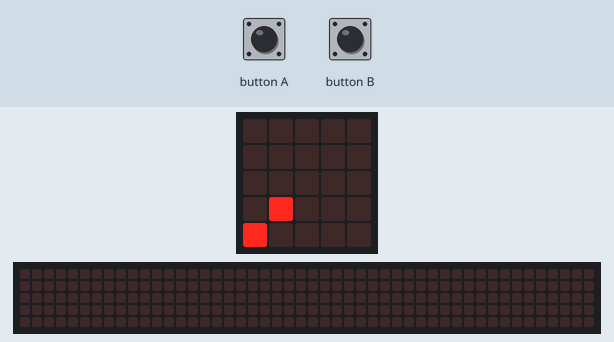
Simulated run of this program. Board: BBC micro:bit (MakeCode). Shown: the board's 5×5 LED display, a strip that is not on the board, showing the scrolling text unrolled. Inputs (shaded band) come from the test bench. A reset restarts the program; random numbers come from a fixed seed; the 48×5 strip is a reading aid, not a part: it shows the text the display is scrolling, unrolled, one strip-width of it at a time.

Above: at 1.2 s.
1.3 s: button A pressed for 0.15 s
At 1.51 s:
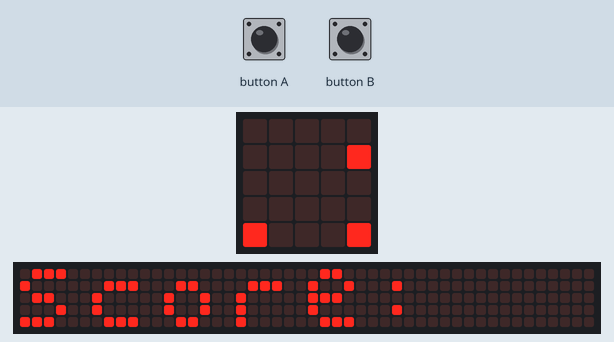
2.0 s: button B pressed 5 times (0.12 s each, 0.3 s apart)
At 2.71 s:
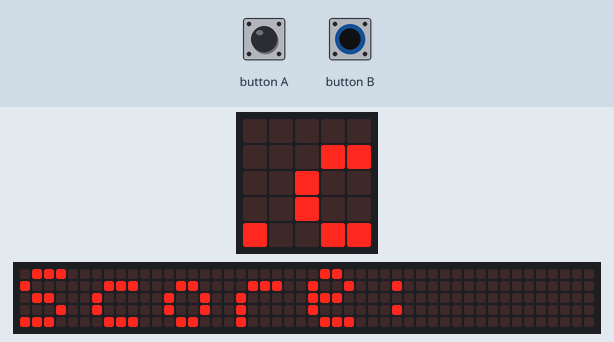
5.0 s: button B pressed for 0.15 s
At 5.41 s:
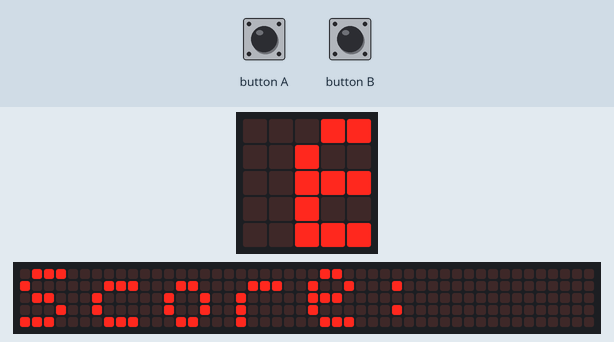
5.7 s: button B pressed for 0.15 s
At 6.0 s:
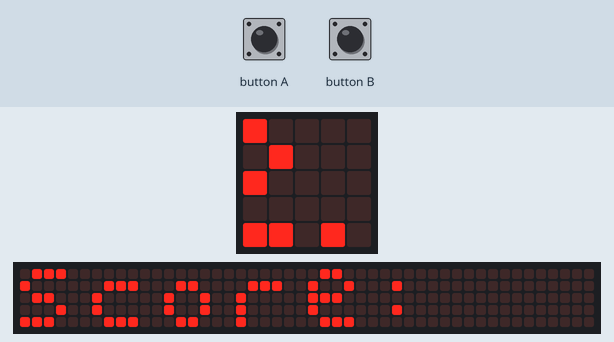
6.4 s: button A pressed for 0.15 s
At 6.91 s:
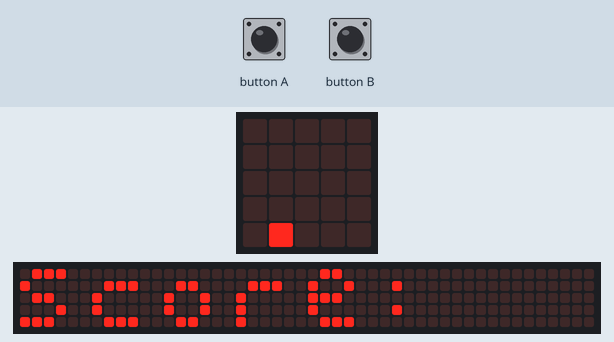
7.1 s: button B pressed for 0.15 s
At 7.35 s:
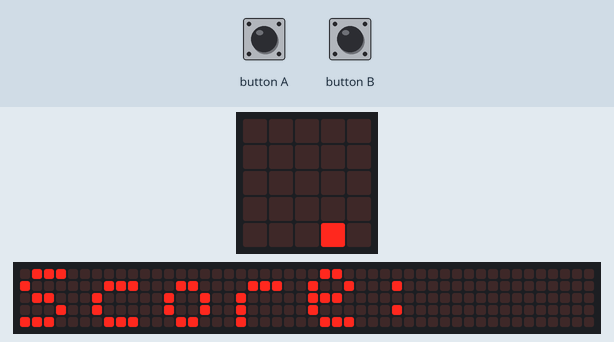
Timing chart, 0 to 10.1 s (numbered marks = the images above; inputs shaded):
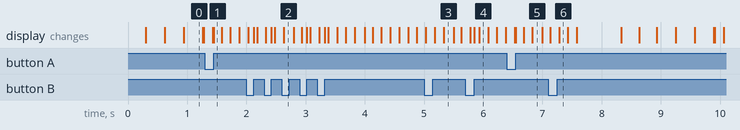

The program:

main.ts
```typescript
function faireQuelqueChose () {
    if (y1 == 4 && x == x1) {
        score += 1
        y1 = 0
        x1 = randint(0, 4)
    } else if (y1 == 4 && x != x1) {
        basic.clearScreen()
        basic.showString("Score:")
        basic.showNumber(score)
        control.reset()
    }
    led.plot(x1, y1)
    basic.pause(300)
    led.unplot(x1, y1)
    y1 += 1
    led.plot(x1, y1)
}
input.onButtonPressed(Button.A, function () {
    led.unplot(x, y)
    x += -1
    if (x < 0) {
        x = 0
    }
    led.plot(x, y)
})
input.onButtonPressed(Button.B, function () {
    led.unplot(x, y)
    x += 1
    if (x > 4) {
        x = 4
    }
    led.plot(x, y)
})
let y1 = 0
let x = 0
let score = 0
let y = 0
let x1 = 0
x1 = randint(0, 4)
y = 4
score = 0
led.plot(x, y)
basic.forever(function () {
    faireQuelqueChose()
})
```

test.ts
```typescript
// les tests vont ici ; cela ne sera pas compilé si ce paquet est utilisé en tant qu'extension.
```
